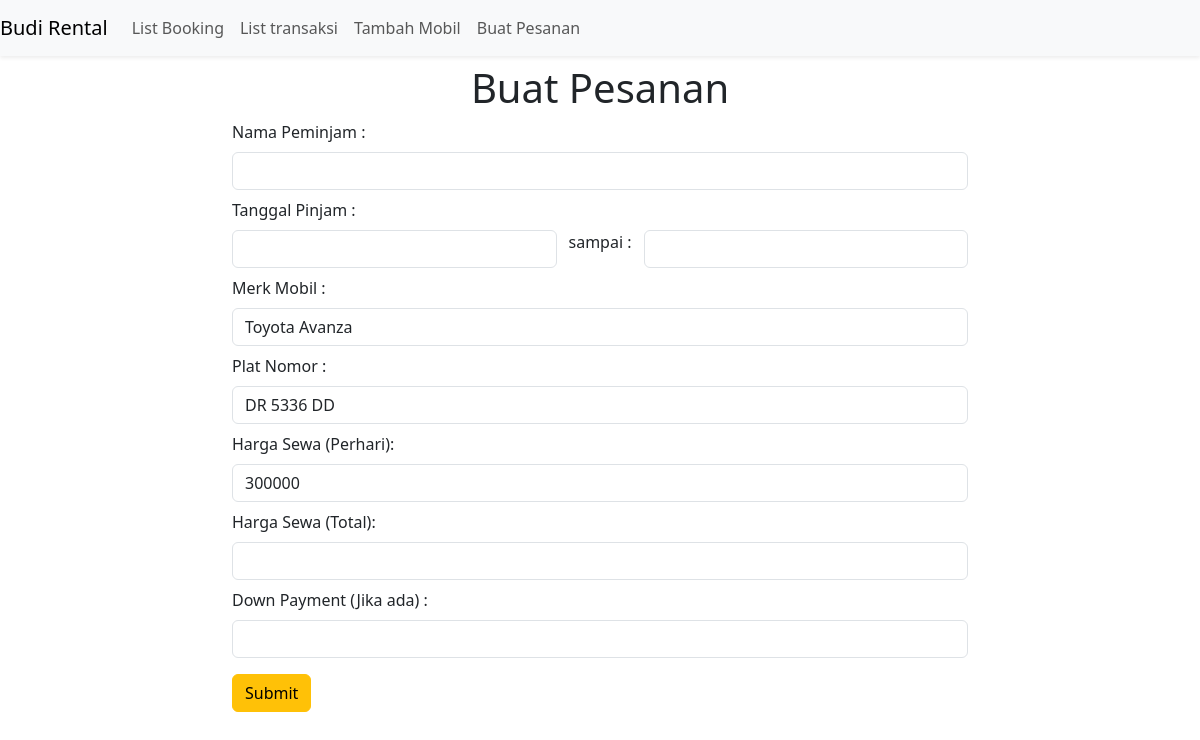
Screenshot of /booking/2 (signed in) with the database file from the repository.
### models/rentalmodel.py (models this page shows, shortened)
class Mobil(db.Model):
    id = db.Column(db.Integer, primary_key=True, autoincrement=True)
    merk = db.Column(db.String(100))
    platNomor = db.Column(db.String(20))
    tahun = db.Column(db.String(10))
    gambar = db.Column(db.String(100))
    harga = db.Column(db.Integer)
    denda = db.Column(db.Integer)
    mobil_status = db.Column(db.String(20), default="Tersedia")
    pinjaman = db.relationship('Pinjaman', back_populates='mobil')
    transaksi = db.relationship('Transaksi', back_populates='mobil')
    last_updated = db.Column(db.String(100))

### blueprint/rentalblueprint.py (the view)
@rentalblueprint.route('/booking/<int:id>')
@login_required
def add_booking(id):
    mobil = Mobil.query.get(id)
    booking = Pinjaman.query.filter_by(id_mobil=id).all()
    tr = Transaksi.query.filter_by(id_mobil=id).all()
    booked_dates = []
    for a in booking :
        selisih = (a.tanggalKembali - a.tanggalPinjam).days
        selisih += 1
        for i in range(selisih):
            for t in booking:
                tanggal = t.tanggalPinjam + timedelta(days=i)
                booked_dates.append(tanggal.strftime('%Y-%m-%d'))
    for i in tr:
        if i.status_mobil != 'Selesai':
            selisih = (i.tanggalKembali - i.tanggalPinjam).days
            selisih += 1
            for j in range(selisih):
                tanggal = i.tanggalPinjam + timedelta(days=j)
                booked_dates.append(tanggal.strftime('%Y-%m-%d'))
    return render_template('tambah_pesanan2.html', mobil = mobil, booked_dates=booked_dates,id = mobil.id)

### app.py (called while the page is built)
@login_manager.user_loader
def load_user(user_id):
    return User.query.get(user_id)

### templates/tambah_pesanan2.html (shortened to what this page needs)
<!DOCTYPE html>
<html lang="en">
<head>
    <link href="https://cdn.jsdelivr.net/npm/bootstrap@5.3.0-alpha1/dist/css/bootstrap.min.css" rel="stylesheet">
    <link rel="stylesheet" href="http://code.jquery.com/ui/1.12.1/themes/base/jquery-ui.css">
</head>
<body>
  <nav
      class="navbar navbar-expand-lg bg-light fixed-top shadow-sm"
      role="navigation"
    >
      <a class="navbar-brand" href="/list_mobil">Budi Rental</a>
      <div class="collapse navbar-collapse" id="navbarSupportedContent">
        <ul class="navbar-nav ">
          <li class="nav-item">
            <a class="nav-link" href="/list_pesanan">List Booking</a>
          </li>
          <li class="nav-item">
            <a href="/transaksi/1" class="nav-link">List transaksi</a>
          </li>
          <li class="nav-item">
            <a href="/tambah_mobil" class="nav-link">Tambah Mobil</a>
          </li>
          <li class="nav-item d-flex">
            <a href="/start" class="nav-link">Buat Pesanan</a>
          </li>
        </ul>
      </div>
    </nav>
    <div class="container">
        <div class="row mt-5 pt-3">
            <div class="col-md-2"></div>
            <div class="col-md-8">
                <div class="text-center">
                    <h1>Buat Pesanan</h1>
                </div>
                {% if tanggalk  %}
                <form action="/save/pesanan/{{id}}" method="POST">
                  <div class="row-md-2">
                      <label for="Nama" class="form-label">Nama Peminjam :</label>
                      <input type="text" class="form-control" name="namaPeminjam" id="">
                  </div>
                  <div class="row-md-2 mt-2 ">
                      <div class="row-md-1 form-label">
                          <label for="Pinjam" class="">Tanggal Pinjam :</label>
                      </div>
                      <div class="row">
                          <div class="col-sm">
                              <input type="text" class="form-control dateSt" name="tanggalP" id="dateSt" value="{{ tanggal }}" readonly onchange="hitungHargaTotal()">
                          </div>
                          sampai :
                          <div class="col-sm">
                              <input type="text" class="form-control dateEn" name="tanggalK" id="dateEn" value="{{ tanggalk }}" readonly onchange="hitungHargaTotal()">
                          </div>
                      </div>
                  </div>
                  <div class="row-md-2 mt-2">
                      <label for="Merk" class="form-label">Merk Mobil :</label>
                      <input type="text" class="form-control" name="merk" id="" value="{{ mobil.merk }}" readonly>
                  </div>
                  <div class="row-md-2 mt-2">
                      <label for="Nama" class="form-label">Plat Nomor :</label>
                      <input type="text" class="form-control" name="plat" value="{{ mobil.platNomor }}" id="" readonly>
                  </div>
                  <div class="row-md-2 mt-2">
                      <label for="Nama" class="form-label">Harga Sewa (Perhari) :</label>
                      <input type="text" class="form-control" name="harga" value="{{ mobil.harga }}" id="hargaPerhari" readonly>
                  </div>
                  <div class="row-md-2 mt-2">
                      <label for="Nama" class="form-label">Harga Sewa (Total):</label>
                      <input type="text" class="form-control" name="hargaTotal" value="" id="hargaTotal" readonly>
                  </div>
                  <div class="row-md-2 mt-2">
                      <label for="Nama" class="form-label">Down Payment (Jika ada) :</label>
                      <input type="text" class="form-control" name="dibayarkan" value="" id="">
                  </div>
                  <div class="button pt-3">
                      <button class="btn btn-warning">Submit</button>
                  </div>
              </form>
              <script>
                // Fungsi untuk menghitung harga total
                function hitungHargaTotal() {
                    var tanggalPinjam = new Date(document.getElementById('dateSt').value);
                    var tanggalKembali = new Date(document.getElementById('dateEn').value);
                    var hargaPerhari = parseInt(document.getElementById('hargaPerhari').value);
                    var hargaTotal = 0;
                    if (!isNaN(tanggalPinjam) && !isNaN(tanggalKembali) && !isNaN(hargaPerhari)) {
                        var selisihWaktu = tanggalKembali.getTime() - tanggalPinjam.getTime() +1;
                        var selisihHari = Math.ceil(selisihWaktu / (1000 * 3600 * 24));
                        hargaTotal = hargaPerhari * selisihHari;
                    }
                    document.getElementById('hargaTotal').value = hargaTotal;
                }
                // Panggil fungsi hitungHargaTotal saat halaman dimuat
                document.addEventListener('DOMContentLoaded', hitungHargaTotal);
            </script>
                {% else %}
                <form action="/save/pesanan/{{id}}" method="POST">
                  <div class="row-md-2">
                      <label for="Nama" class="form-label">Nama Peminjam :</label>
                      <input type="text" class="form-control" name="namaPeminjam" id="">
                  </div>
                  <div class="row-md-2 mt-2 ">
                      <div class="row-md-1 form-label">
                        <label for="Pinjam" class="">Tanggal Pinjam :</label>
                      </div>
                      <div class="row">
                        <div class="col-sm">
                          <input type="text" class="form-control dateSt" name="tanggalP" id="dateSt" readonly onchange="hitungHargaTotal()">
                        </div>
                        sampai :
                        <div class="col-sm">
                          <input type="text" class="form-control dateEn" name="tanggalK" id="dateEn" readonly onchange="hitungHargaTotal()">
                        </div>
                      </div>
                  </div>
                  <div class="row-md-2 mt-2">
                      <label for="Merk" class="form-label">Merk Mobil :</label>
                      <input type="text" class="form-control" name="merk" id="" value="{{mobil.merk}}" readonly>
                  </div>
                  <div class="row-md-2 mt-2">
                      <label for="Nama" class="form-label">Plat Nomor :</label>
                      <input type="text" class="form-control" name="plat" value="{{mobil.platNomor}}" id="" readonly>
                  </div>
                  <div class="row-md-2 mt-2">
                    <label for="Nama" class="form-label">Harga Sewa (Perhari):</label>
                    <input type="text" class="form-control" name="hargaPerhari" value="{{ mobil.harga }}" id="hargaPerhari" readonly>
                </div>
                <div class="row-md-2 mt-2">
                    <label for="Nama" class="form-label">Harga Sewa (Total):</label>
                    <input type="text" class="form-control" name="hargaTotal" value="" id="hargaTotal" readonly>
                </div>
                  <div class="row-md-2 mt-2">
                      <label for="Nama" class="form-label">Down Payment (Jika ada) :</label>
                      <input type="text" class="form-control" name="dibayarkan" value="" id=""  >
                  </div>
                  <div class="button pt-3">
                    <button class="btn btn-warning">Submit</button>
                  </div>
              </form>
                {% endif %}
            </div>
            <div class="col-md-2"></div>
        </div>
    </div>
</body>
</html>

### rows the page displays
Mobil: merk "Toyota Avanza", plat "DR 5336 DD", hargaPerhari "300000"
